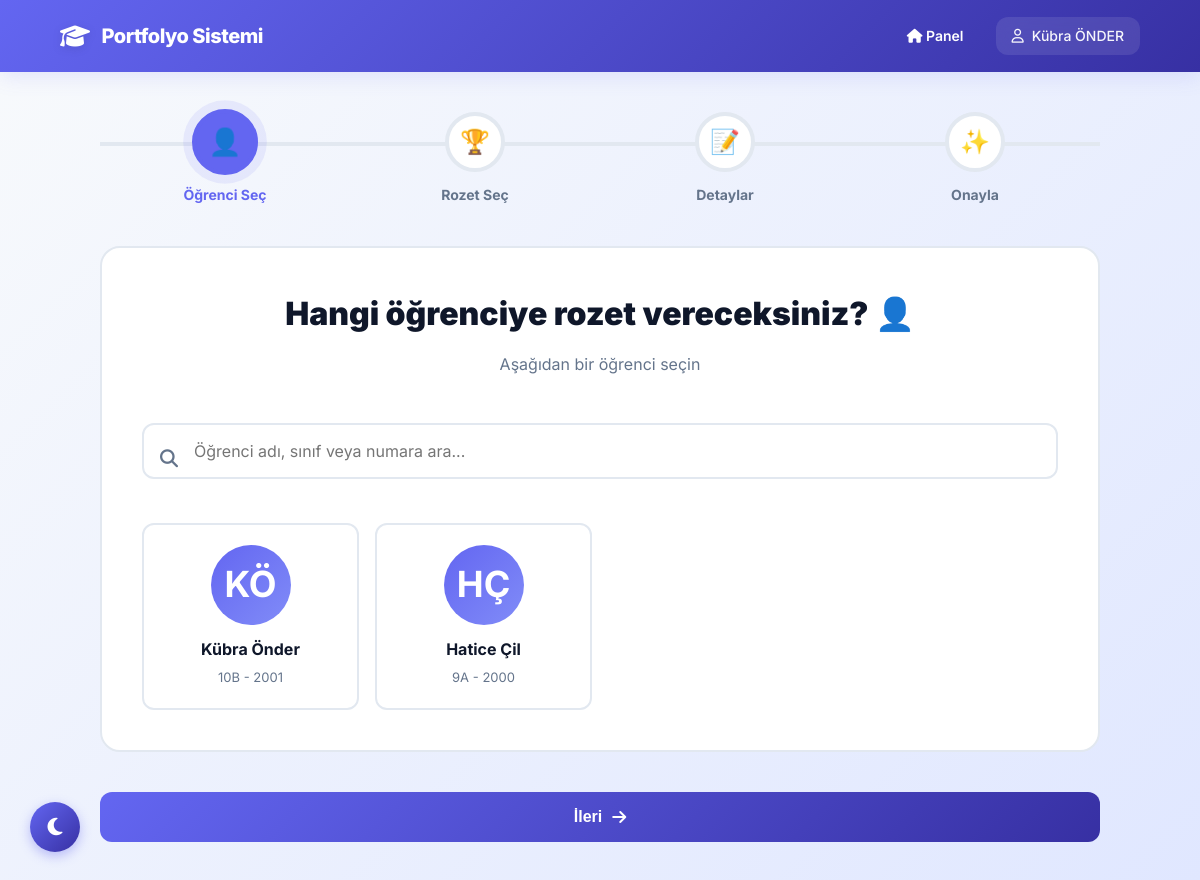
Page /rozet_ver.php (signed in) on the committed database.
### tables this page shows
CREATE TABLE `ogrenciler` (
  `id` int(11) NOT NULL,
  `ogr_no` varchar(20) NOT NULL,
  `ad` varchar(50) NOT NULL,
  `soyad` varchar(50) NOT NULL,
  `sinif` varchar(10) DEFAULT NULL,
  `sube` varchar(5) DEFAULT NULL,
  `dogum_tarihi` date DEFAULT NULL,
  `veli_user_id` int(11) DEFAULT NULL,
  `rehber_user_id` int(11) DEFAULT NULL,
  `created_at` timestamp NOT NULL DEFAULT current_timestamp()
);

### functions.php (called while the page is built, shortened)
<?php
function currentUserName(): string
{
      return $_SESSION['ad_soyad'] ?? '';
}

### rozet_ver.php (the view, shortened to what this page needs)
<?php
require_once 'functions.php';
$error = "";
$stmt = $pdo->query("SELECT * FROM ogrenciler ORDER BY sinif, sube, ad, soyad");
$ogrenciler = $stmt->fetchAll();
?>
<!DOCTYPE html>
<html lang="tr">
<head>
      <link rel="stylesheet" href="https://cdnjs.cloudflare.com/ajax/libs/font-awesome/6.4.0/css/all.min.css">
      <link rel="stylesheet" href="style.css">
</head>
<body>
      <header class="topbar">
            <div class="logo"><i class="fa-solid fa-graduation-cap"></i> Portfolyo Sistemi</div>
            <div class="user-info">
                  <a href="index.php"><i class="fa-solid fa-house"></i> Panel</a>
                  <span><i class="fa-regular fa-user"></i> <?= htmlspecialchars(currentUserName()); ?></span>
            </div>
      </header>
      <main class="main-content">
            <div class="wizard-container">
                  <?php if (!$error): ?>
                        <div class="progress-bar">
                              <div class="step active" id="step-indicator-1">
                                    <div class="step-circle">👤</div>
                                    <div class="step-label">Öğrenci Seç</div>
                              </div>
                              <div class="step" id="step-indicator-2">
                                    <div class="step-circle">🏆</div>
                                    <div class="step-label">Rozet Seç</div>
                              </div>
                              <div class="step" id="step-indicator-3">
                                    <div class="step-circle">📝</div>
                                    <div class="step-label">Detaylar</div>
                              </div>
                              <div class="step" id="step-indicator-4">
                                    <div class="step-circle">✨</div>
                                    <div class="step-label">Onayla</div>
                              </div>
                        </div>
                        <form method="post" id="wizardForm">
                              <div class="wizard-content">
                                    <div class="wizard-step active" id="step-1">
                                          <div class="step-title">Hangi öğrenciye rozet vereceksiniz? 👤</div>
                                          <div class="step-subtitle">Aşağıdan bir öğrenci seçin</div>
                                          <div class="search-box">
                                                <i class="fa-solid fa-search"></i>
                                                <input type="text" id="studentSearch" placeholder="Öğrenci adı, sınıf veya numara ara...">
                                          </div>
                                          <div class="student-grid">
                                                <?php foreach ($ogrenciler as $o): ?>
                                                      <div class="student-card" onclick="selectStudent(<?= $o['id'] ?>, '<?= htmlspecialchars($o['ad'] . ' ' . $o['soyad']) ?>', '<?= htmlspecialchars($o['sinif'] . $o['sube']) ?>')">
                                                            <div class="student-avatar">
                                                                  <?= mb_substr($o['ad'], 0, 1) . mb_substr($o['soyad'], 0, 1) ?>
                                                            </div>
                                                            <div class="student-name"><?= htmlspecialchars($o['ad'] . ' ' . $o['soyad']) ?></div>
                                                            <div class="student-class"><?= htmlspecialchars($o['sinif'] . $o['sube']) ?> - <?= htmlspecialchars($o['ogr_no']) ?></div>
                                                      </div>
                                                <?php endforeach; ?>
                                          </div>
                                    </div>
                              </div>
                              <div class="wizard-actions">
                                    <button type="button" class="btn-wizard btn-next" id="btnNext" onclick="nextStep()">
                                          İleri <i class="fa-solid fa-arrow-right"></i>
                                    </button>
                              </div>
                        </form>
                  <?php endif; ?>
            </div>
      </main>
</body>
</html>

### style.css (style rules this page uses)
:root { --primary-color: #6366f1; --primary-hover: #4f46e5; --primary-light: #818cf8; --primary-dark: #3730a3; --secondary-color: #64748b; --bg-color: #f8fafc; --card-bg: #ffffff; --text-main: #0f172a; --text-muted: #64748b; --border-color: #e2e8f0; --success-bg: #dcfce7; --success-text: #166534; --success-color: #22c55e; --danger-bg: #fee2e2; --danger-text: #991b1b; --danger-color: #ef4444; --warning-bg: #ffedd5; --warning-text: #9a3412; --warning-color: #f59e0b; --info-bg: #e0e7ff; --info-text: #3730a3; --info-color: #6366f1; --shadow-xs: 0 1px 2px 0 rgb(0 0 0 / 0.05); --shadow-sm: 0 1px 3px 0 rgb(0 0 0 / 0.1), 0 1px 2px -1px rgb(0 0 0 / 0.1); --shadow-md: 0 4px 6px -1px rgb(0 0 0 / 0.1), 0 2px 4px -2px rgb(0 0 0 / 0.1); --shadow-lg: 0 10px 15px -3px rgb(0 0 0 / 0.1), 0 4px 6px -4px rgb(0 0 0 / 0.1); --shadow-xl: 0 20px 25px -5px rgb(0 0 0 / 0.1), 0 8px 10px -6px rgb(0 0 0 / 0.1); --shadow-2xl: 0 25px 50px -12px rgb(0 0 0 / 0.25); --radius-sm: 0.375rem; --radius-md: 0.5rem; --radius-lg: 0.75rem; --radius-xl: 1rem; --radius-2xl: 1.5rem; --transition-fast: 150ms cubic-bezier(0.4, 0, 0.2, 1); --transition-base: 200ms cubic-bezier(0.4, 0, 0.2, 1); --transition-slow: 300ms cubic-bezier(0.4, 0, 0.2, 1); }
* { box-sizing: border-box; margin: 0; padding: 0; }
body { font-family: "Inter", -apple-system, BlinkMacSystemFont, "Segoe UI", Roboto, sans-serif; background: linear-gradient(135deg, #f8fafc 0%, #e0e7ff 100%); color: var(--text-main); line-height: 1.6; -webkit-font-smoothing: antialiased; -moz-osx-font-smoothing: grayscale; min-height: 100vh; }
a { color: var(--primary-color); text-decoration: none; transition: color var(--transition-base); }
.topbar { background: linear-gradient( 135deg, var(--primary-color) 0%, var(--primary-dark) 100% ); height: 72px; display: flex; align-items: center; justify-content: space-between; padding: 0 5%; box-shadow: 0 4px 20px rgba(99, 102, 241, 0.15); position: sticky; top: 0; z-index: 100; color: white; backdrop-filter: blur(10px); }
.logo, .logo-link { font-size: 20px; font-weight: 800; color: white !important; display: flex; align-items: center; gap: 12px; text-decoration: none; transition: all var(--transition-base); letter-spacing: -0.5px; }
.logo i, .logo-link i { font-size: 24px; filter: drop-shadow(0 2px 4px rgba(0, 0, 0, 0.1)); }
.user-info { font-size: 14px; font-weight: 500; color: rgba(255, 255, 255, 0.95); display: flex; align-items: center; gap: 16px; }
.user-info span { display: flex; align-items: center; gap: 8px; padding: 8px 16px; background: rgba(255, 255, 255, 0.1); border-radius: var(--radius-lg); backdrop-filter: blur(10px); }
.user-info a { color: white; font-weight: 600; transition: all var(--transition-base); padding: 8px 16px; border-radius: var(--radius-md); }
.main-content { max-width: 1280px; margin: 40px auto; padding: 0 24px; }
input[type="text"], input[type="date"], input[type="password"], select, textarea { width: 100%; padding: 12px 16px; border: 2px solid var(--border-color); border-radius: var(--radius-lg); margin-top: 6px; margin-bottom: 20px; font-family: inherit; font-size: 14px; transition: all var(--transition-base); background: var(--card-bg); color: var(--text-main); }
body { animation: fadeIn 0.4s ease; }

### rows in the picture
ogrenciler: ad "K", soyad "Ö", ad+soyad "Kübra Önder", sinif+sube "10B", ogr_no "2001"
ogrenciler: ad "H", soyad "Ç", ad+soyad "Hatice Çil", sinif+sube "9A", ogr_no "2000"

### other values in the picture
currentUserName() "Kübra ÖNDER"
